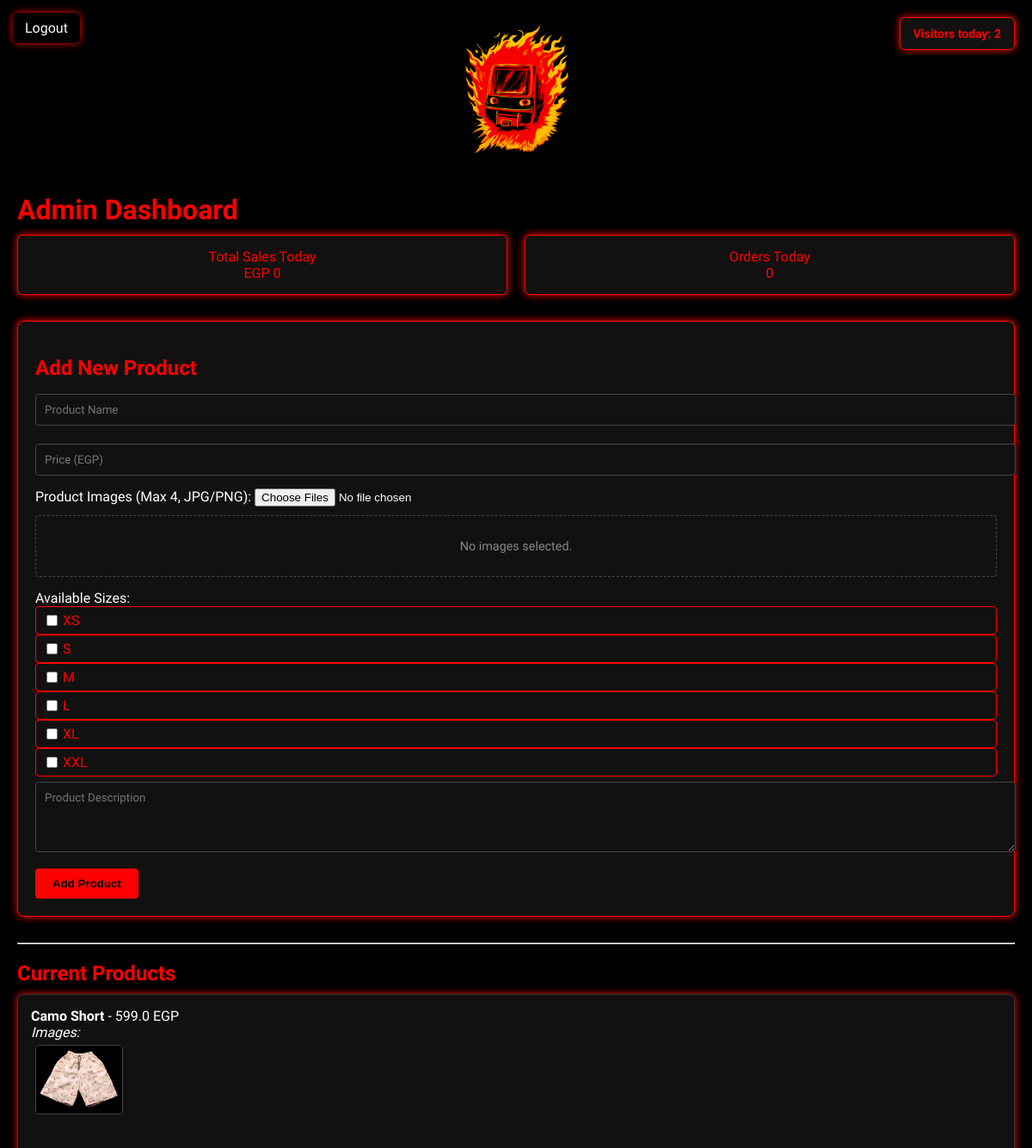
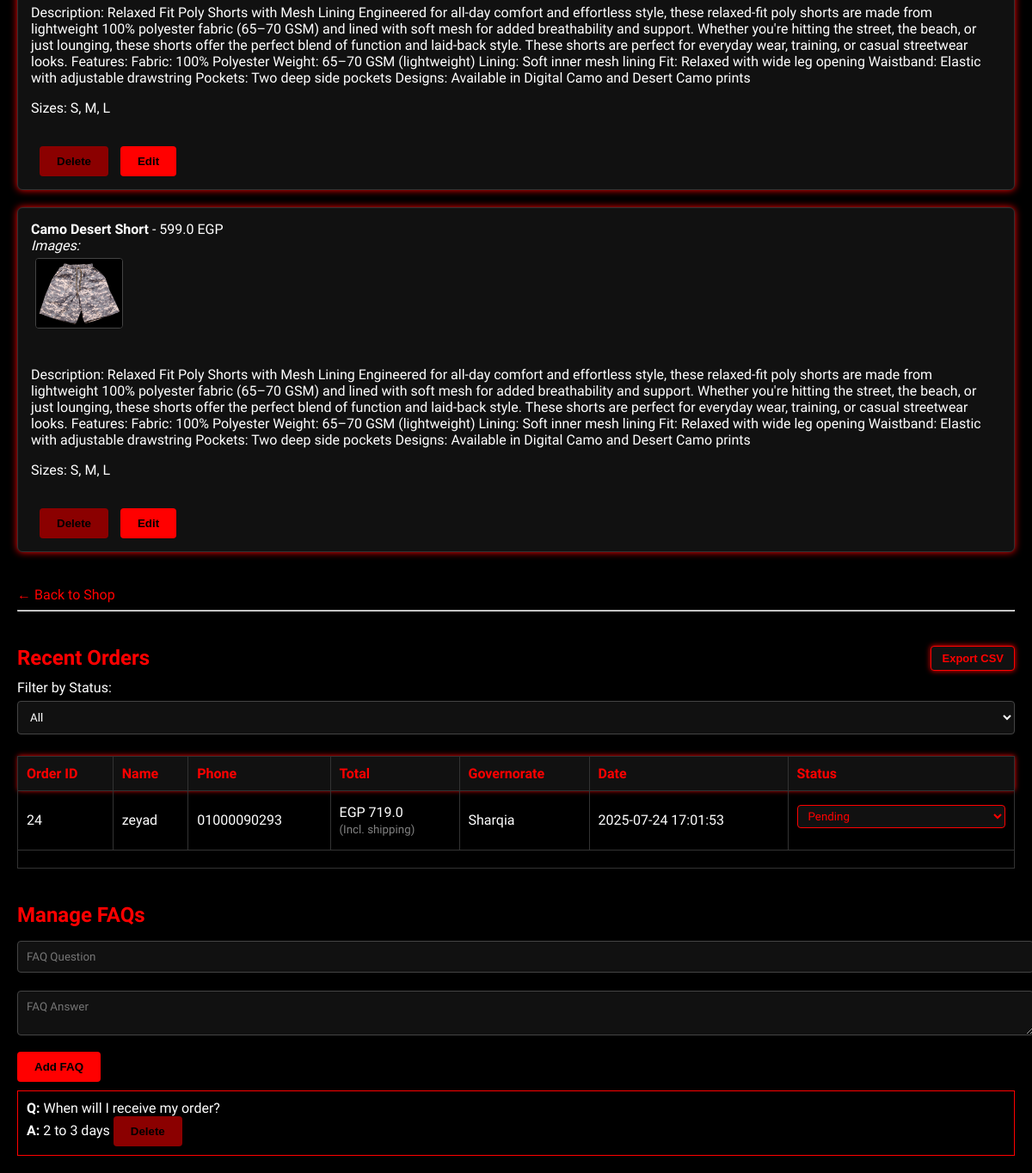
/admin (signed in), run on the app's committed database (2 pictures, top to bottom).
### tables this page shows
CREATE TABLE products (
                id INTEGER PRIMARY KEY AUTOINCREMENT,
                name TEXT NOT NULL,
                price REAL NOT NULL,
                image TEXT, -- CHANGED: Removed NOT NULL constraint
                sizes TEXT,
                description TEXT
            );

CREATE TABLE orders (
            id INTEGER PRIMARY KEY AUTOINCREMENT,
            name TEXT NOT NULL,
            phone TEXT NOT NULL,
            address TEXT NOT NULL,
            building TEXT NOT NULL,
            floor TEXT NOT NULL,
            apartment TEXT NOT NULL,
            governorate TEXT NOT NULL,
            email TEXT,
            payment TEXT NOT NULL, -- e.g., 'Cash on Delivery', 'card', 'mobile_wallet'
            shipping REAL NOT NULL,
            total_price REAL NOT NULL,
            created_at TEXT NOT NULL,
            status TEXT NOT NULL, -- e.g., 'Pending Cash Delivery', 'Pending Paymob', 'Paid', 'Failed', etc.
            paymob_transaction_id TEXT, -- To store Paymob's transaction ID
            paymob_order_id TEXT -- To store Paymob's order ID (Paymob's internal order ID)
        );

CREATE TABLE faqs (
            id INTEGER PRIMARY KEY AUTOINCREMENT,
            question TEXT NOT NULL,
            answer TEXT NOT NULL
        );

### app.py (the view, shortened to what this page needs)
@app.route('/admin', methods=['GET', 'POST'])
def admin():
    if not session.get('admin'):
        return redirect(url_for('admin_login'))
    conn = sqlite3.connect('store.db')
    c = conn.cursor()
    status_filter = request.args.get('status')
    today = datetime.now().strftime('%Y-%m-%d')
    c.execute('SELECT COUNT(*) FROM orders WHERE DATE(created_at) = ?', (today,))
    orders_today = c.fetchone()[0] or 0
    c.execute('SELECT SUM(total_price) FROM orders WHERE DATE(created_at) = ? AND status = "Delivered"', (today,))
    sales_today = c.fetchone()[0] or 0
    c.execute('SELECT id, name, price, image, sizes, description FROM products')
    rows = c.fetchall()
    products = [{
        'id': row[0],
        'name': row[1],
        'price': row[2],
        'image': row[3],
        'sizes': row[4].split(',') if row[4] else [],
        'description': row[5],
    } for row in rows]
    for product in products:
        if product['image']:
            product['images'] = [path.strip() for path in product['image'].split(',') if path.strip()]
        else:
            product['images'] = []
    query = '''SELECT id, name, phone, governorate, total_price, created_at,
                      COALESCE(status, 'Unknown') as status,
                      payment, paymob_transaction_id
               FROM orders'''
    if status_filter:
        query += ' WHERE COALESCE(status, "Unknown") = ?'
    query += ''' ORDER BY
                      CASE COALESCE(status, 'Unknown')
                          WHEN 'Pending Paymob' THEN 0
                          WHEN 'Pending Cash Delivery' THEN 1
                          WHEN 'Paid' THEN 2
                          WHEN 'Shipped' THEN 3
                          WHEN 'Delivered' THEN 4
                          WHEN 'Failed' THEN 5
                          WHEN 'Unknown' THEN 6
                          ELSE 7
                      END,
                      created_at DESC
                '''
    if status_filter:
        c.execute(query, (status_filter,))
    else:
        c.execute(query)
    order_rows = c.fetchall()
    print(f"🛒 Orders fetched from DB: {len(order_rows)}")
    for row in order_rows:
     print(row)
    orders = []
    for order in order_rows:
     order_id = order[0]
     try:
         c.execute('''
             SELECT products.name, order_items.quantity, order_items.price, order_items.size
             FROM order_items
             JOIN products ON order_items.product_id = products.id
             WHERE order_id = ?
         ''', (order_id,))
         items = [{"name": i[0], "quantity": i[1], "price": i[2], "size": i[3]} for i in c.fetchall()]
         orders.append({
             'id': order_id,
             'name': order[1],
             'phone': order[2],
             'governorate': order[3],
             'total_price': order[4],
             'created_at': order[5],
             'status': order[6],
             'payment_method': order[7],
             'paymob_transaction_id': order[8],
             'items': items,
         })
     except Exception as e:
       print(f"Error processing order {order_id}: {e}")
    c.execute('SELECT COUNT(*) FROM visitors WHERE date = ?', (today,))
    visitor_count = c.fetchone()[0]
    c.execute('SELECT id, question, answer FROM faqs ORDER BY id DESC')
    faqs = [{'id': row[0], 'question': row[1], 'answer': row[2]} for row in c.fetchall()]
    conn.close()
    return render_template('admin.html',
                           products=products,
                           orders=orders,
                           visitor_count=visitor_count,
                           orders_today=orders_today,
                           sales_today=sales_today,
                           faqs=faqs)

### app.py (called while the page is built)
@app.before_request
def require_login():
    if request.endpoint == 'admin' and not session.get('admin'):
        return redirect(url_for('admin_login'))

### templates/admin.html (shortened to what this page needs)
<!DOCTYPE html>
<html>
<head>
</head>
<body>
    <div style="text-align: center; margin-bottom: 20px;">
        <img src="{{ url_for('static', filename='logo-center.png') }}" alt="Metro Nary Logo" style="max-width: 180px;">
    </div>
    <div class="visitor-counter">
        Visitors today: {{ visitor_count }}
    </div>
    <div class="logout-button">
        <a href="{{ url_for('admin_logout') }}">Logout</a>
    </div>
    <h1>Admin Dashboard</h1>
    <div style="display: flex; gap: 20px; margin-bottom: 30px;">
        <div class="stat-card">
            <div class="label">Total Sales Today</div>
            <div class="value">EGP {{ sales_today }}</div>
        </div>
        <div class="stat-card">
            <div class="label">Orders Today</div>
            <div class="value">{{ orders_today }}</div>
        </div>
    </div>
    <div class="new-product-form-container">
        <h2>Add New Product</h2>
        <form method="POST" enctype="multipart/form-data">
            <input type="text" name="name" placeholder="Product Name" required>
            <input type="number" name="price" placeholder="Price (EGP)" required min="0">
            <label for="productImages">Product Images (Max 4, JPG/PNG):</label>
            <input type="file" id="productImages" name="product_images" accept="image/jpeg,image/png" multiple>
            <div id="imagePreviewContainer">No images selected.</div>
            <label>Available Sizes:</label>
            <div class="sizes-checkbox-group">
                {% for size in ['XS', 'S', 'M', 'L', 'XL', 'XXL'] %}
                <label
                    style="display: flex; align-items: center; gap: 6px; background-color: #111; padding: 6px 12px; border: 1px solid red; border-radius: 4px;">
                    <input type="checkbox" name="sizes" value="{{ size }}">
                    <span style="color: red;">{{ size }}</span>
                </label>
                {% endfor %}
            </div>
            <textarea name="description" placeholder="Product Description" rows="4" required></textarea><br>
            <button type="submit">Add Product</button>
        </form>
    </div>
    <hr>
    <h2>Current Products</h2>
    {% for product in products %}
    <div class="product">
        <strong>{{ product.name }}</strong> - {{ product.price }} EGP<br>
        <em>Images:</em>
        <div class="product-images-preview">
            {% if product.images %}
            {% for img_path in product.images %}
            <img src="{{ url_for('static', filename=img_path) }}" alt="Product Image">
            {% endfor %}
            {% else %}
            No images available.
            {% endif %}
        </div>
        <br>
        <p>Description: {{ product.description }}</p>
        <p>Sizes: {{ product.sizes | join(', ') }}</p>
        <br>
        <form method="POST" action="{{ url_for('delete_product', product_id=product.id) }}" class="inline">
            <button style="background-color: darkred;">Delete</button>
        </form>
        <form method="GET" action="{{ url_for('edit_product', product_id=product.id) }}" class="inline">
            <button>Edit</button>
        </form>
    </div>
    {% endfor %}
    <a href="/" class="back-link">&larr; Back to Shop</a>
    <hr>
    <div
        style="display: flex; justify-content: space-between; align-items: center; margin-top: 40px; margin-bottom: 10px;">
        <h2 style="margin: 0;">Recent Orders</h2>
        <form method="get" action="{{ url_for('export_orders_csv') }}">
            <button
                style="background-color: #111; color: red; border: 1px solid red; padding: 6px 12px; font-size: 13px; border-radius: 4px; cursor: pointer; box-shadow: 0 0 6px red;">
                Export CSV
            </button>
        </form>
    </div>
    <form method="GET" action="{{ url_for('admin') }}" style="margin-bottom: 10px;">
        <label for="status">Filter by Status:</label>
        <select name="status" onchange="this.form.submit()">
            <option value="">All</option>
        </select>
    </form>
    <table>
        <thead>
            <tr>
                <th>Order ID</th>
                <th>Name</th>
                <th>Phone</th>
                <th>Total</th>
                <th>Governorate</th>
                <th>Date</th>
                <th>Status</th>
            </tr>
        </thead>
        <tbody>
            {% for order in orders %}
            <tr class="order-row" onclick="toggleDetails('{{ order.id }}')">
                <td>{{ order.id }}</td>
                <td>{{ order.name }}</td>
                <td>{{ order.phone }}</td>
                <td>EGP {{ order.total_price }} <br><small style="color:gray;">(Incl. shipping)</small></td>
                <td>{{ order.governorate }}</td>
                <td>{{ order.created_at }}</td>
                <td>
                    <form method="POST" action="{{ url_for('update_order_status', order_id=order.id) }}">
                        <select name="status" onchange="this.form.submit()"
                            style="background:#111; color: red; border: 1px solid red; padding: 4px 8px; border-radius: 4px;">
                            {% for s in ['Pending', 'Shipped', 'Delivered', 'Pending Paymob', 'Pending Cash Delivery',
                            'Paid', 'Failed'] %}
                            <option value="{{ s }}" {% if order.status==s %}selected{% endif %}>{{ s }}</option>
                            {% endfor %}
                        </select>
                    </form>
                </td>
            </tr>
            <tr>
                <td colspan="7">
                </td>
            </tr>
            {% endfor %}
        </tbody>
    </table>
    <h2>Manage FAQs</h2>
    <form method="POST" action="{{ url_for('add_faq') }}">
        <input type="text" name="question" placeholder="FAQ Question" required>
        <textarea name="answer" placeholder="FAQ Answer" required></textarea>
        <button type="submit">Add FAQ</button>
    </form>
    {% for faq in faqs %}
    <div class="faq-item" style="border: 1px solid red; padding: 10px; margin-top: 10px;">
        <strong>Q:</strong> {{ faq.question }}<br>
        <strong>A:</strong> {{ faq.answer }}
        <form method="POST" action="{{ url_for('delete_faq', faq_id=faq.id) }}" style="display:inline;">
            <button type="submit" style="background-color: darkred;">Delete</button>
        </form>
    </div>
    {% endfor %}
</body>
</html>

### templates/admin.html (style rules this page uses)
body { background: black; color: white; font-family: 'Rajdhani', sans-serif; padding: 20px; margin: 0; }
h1, h2 { color: red; margin-bottom: 10px; }
input:not([type="checkbox"]):not([type="radio"]):not([type="file"]), textarea, select { width: 100%; padding: 10px; margin: 6px 0 15px; background: #111; color: white; border: 1px solid #444; border-radius: 4px; font-family: 'Rajdhani', sans-serif; }
button { background: red; color: black; font-weight: bold; padding: 10px 20px; border: none; border-radius: 4px; cursor: pointer; transition: background 0.3s; }
.product { border: 1px solid #333; padding: 15px; margin-bottom: 20px; background: #111; border-radius: 6px; box-shadow: 0 0 8px red; }
.product-images-preview img { max-width: 100px; height: auto; margin: 5px; border-radius: 4px; border: 1px solid #444; }
form.inline { display: inline-block; margin-left: 10px; }
.stat-card { flex: 1; background: #111; color: red; border: 1px solid red; box-shadow: 0 0 10px red; padding: 15px; border-radius: 6px; text-align: center; }
.visitor-counter { position: absolute; top: 20px; right: 20px; background-color: #111; color: red; border: 1px solid red; box-shadow: 0 0 10px red; padding: 10px 15px; font-family: 'Rajdhani', sans-serif; font-weight: bold; font-size: 14px; border-radius: 6px; }
table { width: 100%; border-collapse: collapse; margin-bottom: 40px; }
th, td { padding: 10px; border: 1px solid #333; text-align: left; }
thead { background-color: #111; color: red; box-shadow: 0 0 6px red; }
.logout-button { position: absolute; top: 15px; left: 15px; z-index: 1000; }
.logout-button a { display: inline-block; background-color: black; color: white; padding: 8px 14px; text-decoration: none; border-radius: 6px; box-shadow: 0 0 8px red; transition: background-color 0.3s, box-shadow 0.3s; font-family: 'Rajdhani', sans-serif; font-weight: 400; }
a.back-link { color: red; text-decoration: none; display: inline-block; margin-top: 20px; }
.new-product-form-container { border: 1px solid red; padding: 20px; margin-bottom: 30px; border-radius: 8px; box-shadow: 0 0 10px red; background-color: #111; }
.sizes-checkbox-group label { display: flex; align-items: center; gap: 6px; background-color: #111; padding: 6px 12px; border: 1px solid red; border-radius: 4px; }
.sizes-checkbox-group input[type="checkbox"] { width: auto; margin: 0; accent-color: red; }
#imagePreviewContainer { display: flex; flex-wrap: wrap; gap: 10px; margin-top: 10px; margin-bottom: 15px; border: 1px dashed #444; padding: 10px; border-radius: 4px; min-height: 50px; align-items: center; justify-content: center; color: #888; font-size: 0.9em; }

### data on the page
products: name "Camo Short", price "599.0", image (picture), description "Relaxed Fit Poly Shorts with Mesh Lining Engineered for all-day comfort and effortless style, these relaxed-fit poly shorts are made from lightweight 100% polyester fabric (65–70 GSM) and lined with soft mesh for added breathability and support. Whether you're hitting the street, the beach, or just lounging, these shorts offer the perfect blend of function and laid-back style. These shorts are perfect for everyday wear, training, or casual streetwear looks. Features: Fabric: 100% Polyester Weight: 65–70 GSM (lightweight) Lining: Soft inner mesh lining Fit: Relaxed with wide leg opening Waistband: Elastic with adjustable drawstring Pockets: Two deep side pockets Designs: Available in Digital…", sizes "S, M, L"
products: name "Camo Desert Short", price "599.0", image (picture), description "Relaxed Fit Poly Shorts with Mesh Lining Engineered for all-day comfort and effortless style, these relaxed-fit poly shorts are made from lightweight 100% polyester fabric (65–70 GSM) and lined with soft mesh for added breathability and support. Whether you're hitting the street, the beach, or just lounging, these shorts offer the perfect blend of function and laid-back style. These shorts are perfect for everyday wear, training, or casual streetwear looks. Features: Fabric: 100% Polyester Weight: 65–70 GSM (lightweight) Lining: Soft inner mesh lining Fit: Relaxed with wide leg opening Waistband: Elastic with adjustable drawstring Pockets: Two deep side pockets Designs: Available in Digital…", sizes "S, M, L"
orders: id "24", name "zeyad", phone "01000090293", total_price "719.0", governorate "Sharqia", created_at "2025-07-24 17:01:53"
faqs: question "When will I receive my order?", answer "2 to 3 days"

### other printed values
{{ visitor_count }} "2"
{{ sales_today }} "0"
{{ orders_today }} "0"
{{ size }} "XS" "S" "M" "L" "XL" "XXL"
form field status "Pending"
